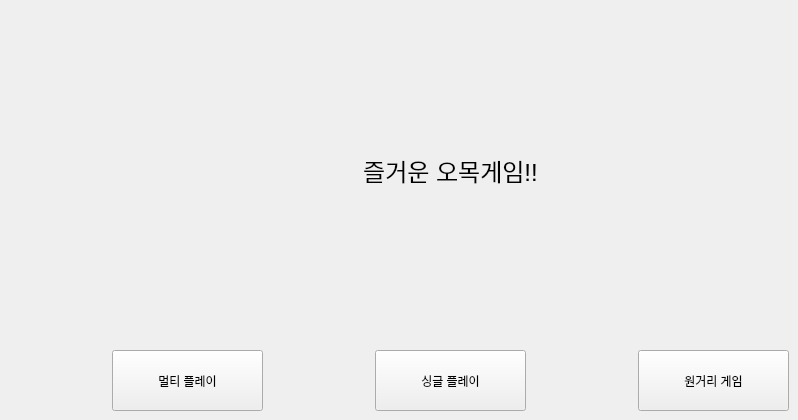
    <widget class="QWidget" name="GameTitle">
     <widget class="QLabel" name="Title">
      <property name="geometry">
       <rect>
        <x>310</x>
        <y>140</y>
        <width>281</width>
        <height>61</height>
       </rect>
      </property>
      <property name="text">
       <string>&lt;html&gt;&lt;head/&gt;&lt;body&gt;&lt;p align=&quot;center&quot;&gt;&lt;span style=&quot; font-size:18pt;&quot;&gt;즐거운 오목게임!!&lt;/span&gt;&lt;/p&gt;&lt;/body&gt;&lt;/html&gt;</string>
      </property>
     </widget>
     <widget class="QPushButton" name="Multi">
      <property name="geometry">
       <rect>
        <x>112</x>
        <y>350</y>
        <width>151</width>
        <height>61</height>
       </rect>
      </property>
      <property name="text">
       <string>멀티 플레이</string>
      </property>
     </widget>
     <widget class="QPushButton" name="Single">
      <property name="geometry">
       <rect>
        <x>375</x>
        <y>350</y>
        <width>151</width>
        <height>61</height>
       </rect>
      </property>
      <property name="text">
       <string>싱글 플레이</string>
      </property>
     </widget>
     <widget class="QPushButton" name="IPGame">
      <property name="geometry">
       <rect>
        <x>638</x>
        <y>350</y>
        <width>151</width>
        <height>61</height>
       </rect>
      </property>
      <property name="text">
       <string>원거리 게임</string>
      </property>
     </widget>
    </widget>
